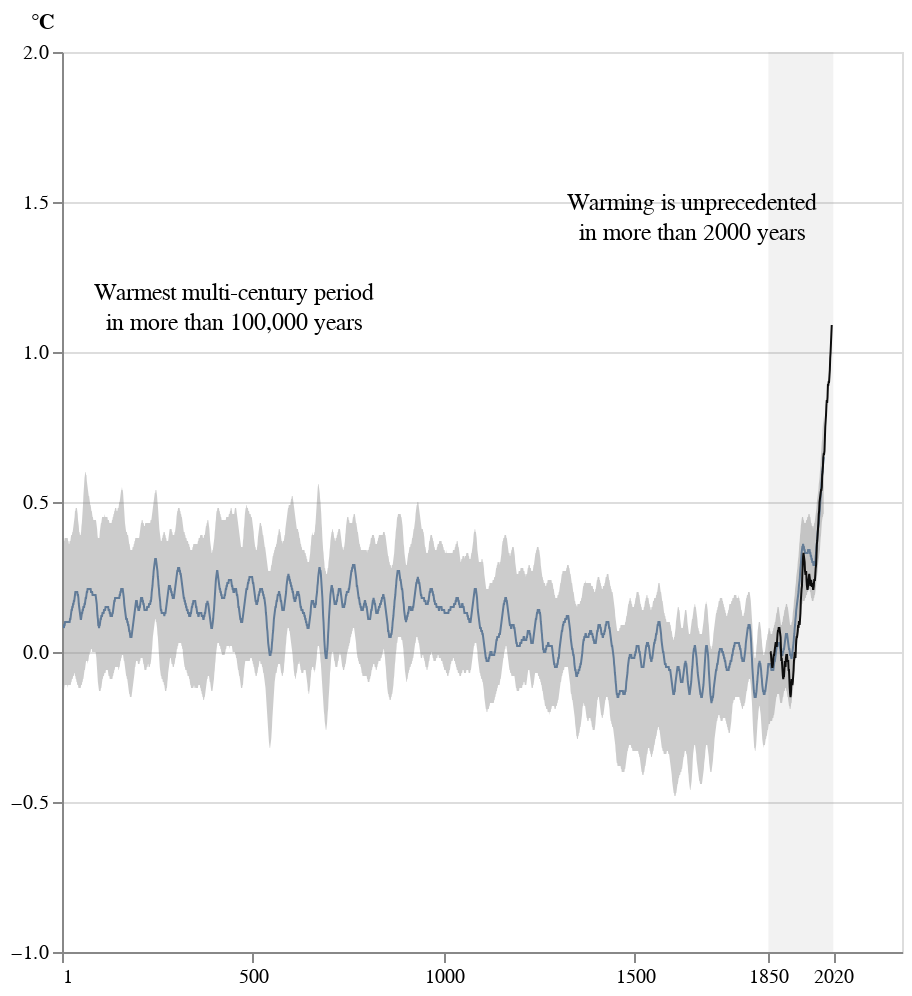

Notebook code for this chart:
### Markdown cell above
### Step 4 : Add legends and comments

### Code cell
# add comments to the plot
comments = alt.Chart(pd.DataFrame({
    "text": ["Warming is unprecedented",
             "in more than 2000 years",
             "Warmest multi-century period",
             "in more than 100,000 years"],
    "x": [1650, 1650, 450, 450],
    "y": [1.5, 1.4, 1.2, 1.1]
})).mark_text( fontSize=12).encode(
    x="x:Q", y="y:Q", text="text:N"
)

base + percentile_band + observed + rectangle + comments

### Figure 1 — Vega-Lite specification as saved in the notebook (floating-point values rounded to 4 significant figures; data arrays with more than 128 entries replaced by an {"elided": "..."} marker saying what was removed)
{"config": {"view": {"continuousWidth": 400, "continuousHeight": 300}}, "layer": [{"mark": {"type": "line", "strokeWidth": 1}, "encoding": {"x": {"axis": {"format": "d", "grid": false, "tickCount": 6, "title": null, "values": [1, 500, 1000, 1500, 1850, 2020]}, "field": "Year", "scale": {"domain": [1, 2020]}, "type": "quantitative"}, "y": {"axis": {"tickCount": 7, "title": "°C", "titleAngle": 0, "titleX": -10, "titleY": -10, "values": [-1, -0.5, 0.0, 0.5, 1.0, 1.5, 2.0]}, "field": "surface temperature anomaly", "scale": {"domain": [-1, 2]}, "type": "quantitative"}}, "height": 450, "width": 420}, {"mark": {"type": "area", "color": "gray", "opacity": 0.4}, "encoding": {"x": {"axis": {"format": "d", "grid": false, "tickCount": 6, "title": null, "values": [1, 500, 1000, 1500, 1850, 2020]}, "field": "Year", "scale": {"domain": [1, 2020]}, "type": "quantitative"}, "y": {"field": "5th percentile", "type": "quantitative"}, "y2": {"field": "95th percentile"}}, "height": 450, "width": 420}, {"data": {"name": "data-9a76f4a0b6304cff17905b3b9d3d85d3"}, "mark": {"type": "line", "color": "black", "strokeWidth": 1}, "encoding": {"x": {"field": "Year", "type": "quantitative"}, "y": {"field": "Global surface temperature observed", "type": "quantitative"}}}, {"data": {"name": "data-12f44c8669822c026417bd92a65251b6"}, "mark": {"type": "rect", "fill": "gray", "opacity": 0.1}, "encoding": {"x": {"field": "x", "type": "quantitative"}, "x2": {"field": "x2"}, "y": {"field": "y", "type": "quantitative"}, "y2": {"field": "y2"}}}, {"data": {"name": "data-b27e9f684a4cf496017a43e137c4c4ab"}, "mark": {"type": "text", "fontSize": 12}, "encoding": {"text": {"field": "text", "type": "nominal"}, "x": {"field": "x", "type": "quantitative"}, "y": {"field": "y", "type": "quantitative"}}}], "data": {"name": "data-f44ddca17be3a55ebf760afe9b6bd7d3"}, "$schema": "https://vega.github.io/schema/vega-lite/v4.17.0.json", "datasets": {"data-f44ddca17be3a55ebf760afe9b6bd7d3": {"elided": "1991 records"}, "data-9a76f4a0b6304cff17905b3b9d3d85d3": {"elided": "162 records"}, "data-12f44c8669822c026417bd92a65251b6": [{"x": 1850, "y": -1, "x2": 2020, "y2": 2}], "data-b27e9f684a4cf496017a43e137c4c4ab": [{"text": "Warming is unprecedented", "x": 1650, "y": 1.5}, {"text": "in more than 2000 years", "x": 1650, "y": 1.4}, {"text": "Warmest multi-century period", "x": 450, "y": 1.2}, {"text": "in more than 100,000 years", "x": 450, "y": 1.1}]}}
